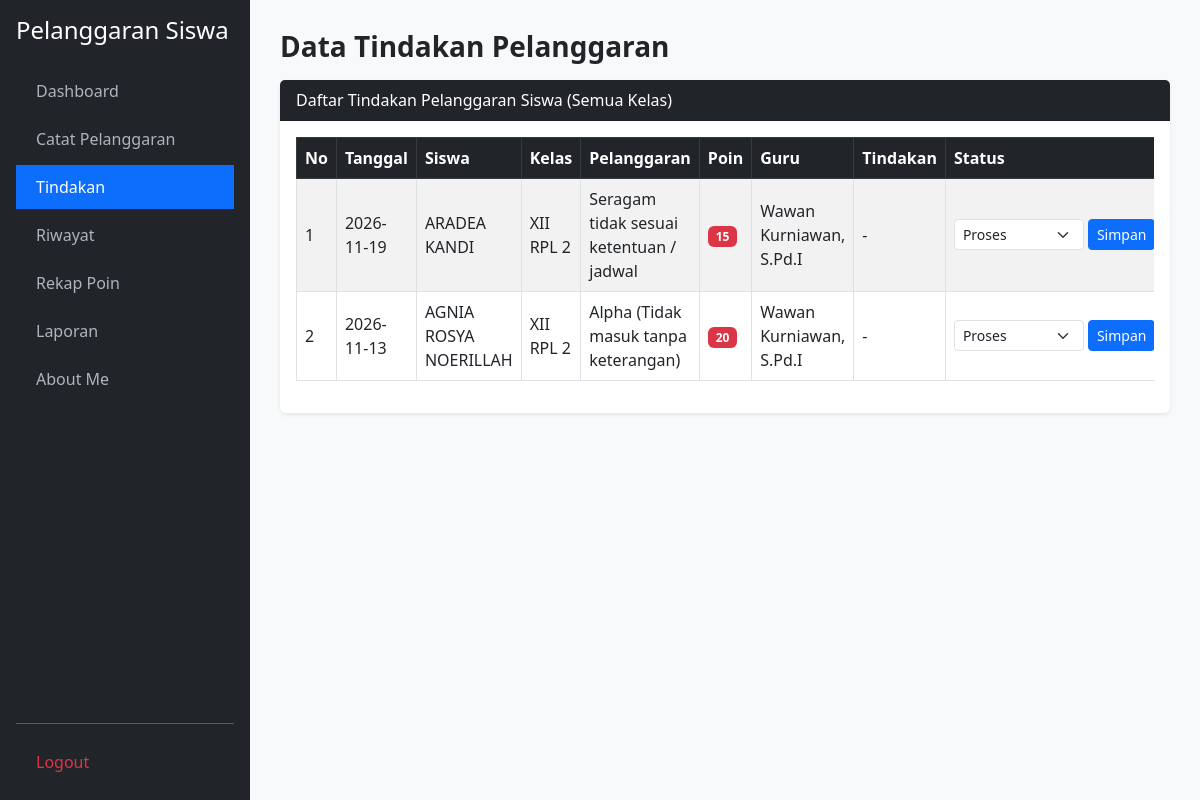
The app's page /tindakan.php (signed in), older data.
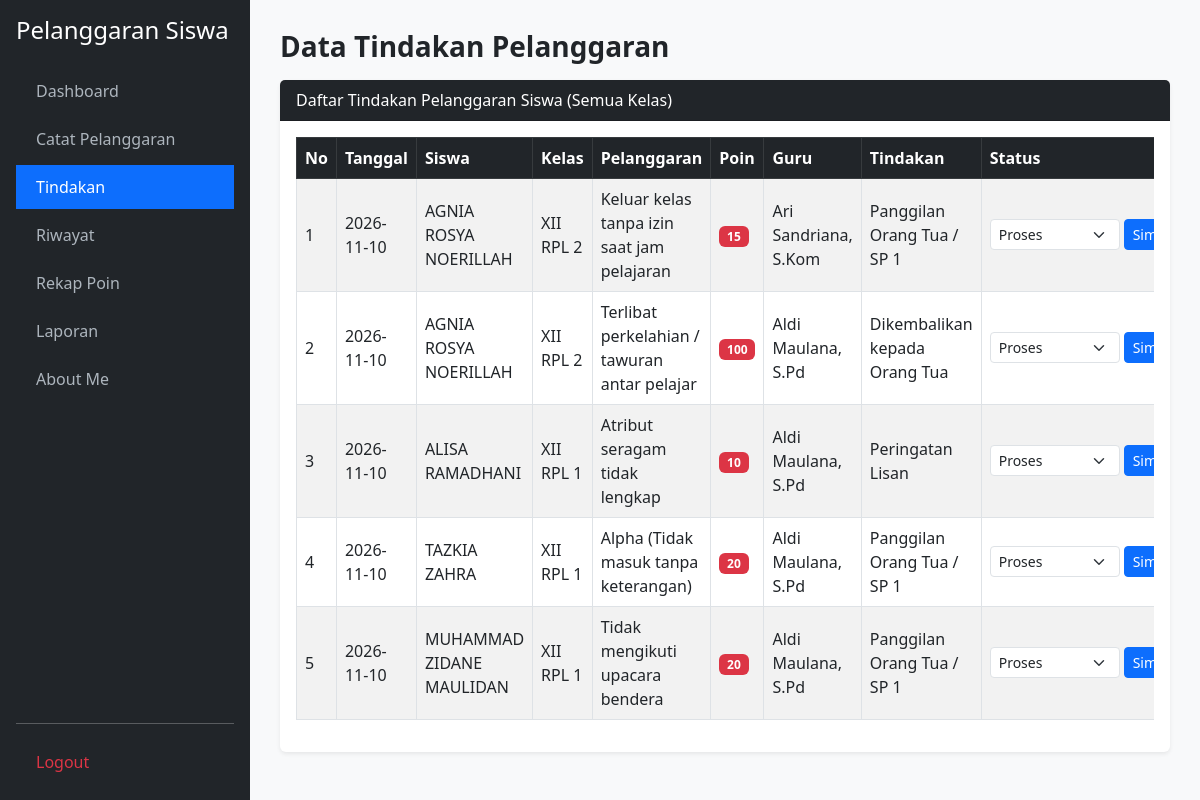
The same page, newer data.
### tables this page shows
CREATE TABLE `t_pelanggaran_siswa` (
  `id` int(11) NOT NULL,
  `tahun_ajaran_id` int(11) NOT NULL,
  `siswa_id` int(11) NOT NULL,
  `nama_siswa` varchar(150) DEFAULT NULL,
  `kelas_id` int(11) NOT NULL,
  `nama_kelas` varchar(100) DEFAULT NULL,
  `pelanggaran_id` int(11) NOT NULL,
  `nama_pelanggaran` varchar(150) DEFAULT NULL,
  `pelanggaran_kategori_id` int(11) NOT NULL,
  `guru_id` int(11) NOT NULL,
  `nama_guru` varchar(150) DEFAULT NULL,
  `tanggal` date NOT NULL,
  `keterangan` text DEFAULT NULL,
  `poin` int(11) DEFAULT NULL,
  `tindakan` text DEFAULT NULL,
  `status` varchar(30) DEFAULT NULL,
  `created_at` timestamp NULL DEFAULT NULL,
  `updated_at` timestamp NULL DEFAULT NULL
);

CREATE TABLE `t_siswa` (
  `id` int(11) NOT NULL,
  `nis` varchar(30) NOT NULL,
  `nisn` varchar(20) DEFAULT NULL,
  `nama` varchar(150) NOT NULL,
  `jenis_kelamin` char(1) DEFAULT NULL,
  `tanggal_lahir` date DEFAULT NULL,
  `alamat` text DEFAULT NULL,
  `status_aktif` tinyint(1) DEFAULT 1,
  `created_at` timestamp NULL DEFAULT NULL,
  `updated_at` timestamp NULL DEFAULT NULL
);

CREATE TABLE `t_kelas` (
  `id` int(11) NOT NULL,
  `nama` varchar(100) NOT NULL,
  `tingkat` varchar(20) DEFAULT NULL,
  `jurusan` varchar(100) DEFAULT NULL,
  `status_aktif` tinyint(1) DEFAULT 1,
  `created_at` timestamp NULL DEFAULT NULL,
  `updated_at` timestamp NULL DEFAULT NULL
);

CREATE TABLE `t_pelanggaran` (
  `id` int(11) NOT NULL,
  `pelanggaran_kategori_id` int(11) NOT NULL,
  `kode` varchar(30) NOT NULL,
  `nama` varchar(150) NOT NULL,
  `poin` int(11) DEFAULT NULL,
  `deskripsi` text DEFAULT NULL,
  `status_aktif` tinyint(1) DEFAULT 1,
  `created_at` timestamp NULL DEFAULT NULL,
  `updated_at` timestamp NULL DEFAULT NULL
);

CREATE TABLE `t_guru` (
  `id` int(11) NOT NULL,
  `nip` varchar(30) DEFAULT NULL,
  `nama` varchar(150) NOT NULL,
  `email` varchar(150) DEFAULT NULL,
  `status_aktif` tinyint(1) DEFAULT 1,
  `user_id` int(11) DEFAULT NULL,
  `created_at` timestamp NULL DEFAULT NULL,
  `updated_at` timestamp NULL DEFAULT NULL
);

### tindakan.php (the view, shortened to what this page needs)
<?php
require_once 'koneksi.php';
$sql = "SELECT ps.*, s.nama AS nama_siswa, k.nama AS nama_kelas, p.nama AS nama_pelanggaran, g.nama AS nama_guru
        FROM t_pelanggaran_siswa ps
        LEFT JOIN t_siswa s ON ps.siswa_id = s.id
        LEFT JOIN t_kelas k ON ps.kelas_id = k.id
        LEFT JOIN t_pelanggaran p ON ps.pelanggaran_id = p.id
        LEFT JOIN t_guru g ON ps.guru_id = g.id
        WHERE ps.status != 'Selesai'
        ORDER BY ps.tanggal DESC, ps.id DESC";
$data = mysqli_query($koneksi, $sql);
?>
<!DOCTYPE html>
<html lang="id">
<head>
    <link href="https://cdn.jsdelivr.net/npm/bootstrap@5.3.0/dist/css/bootstrap.min.css" rel="stylesheet">
    <link href="https://cdn.datatables.net/2.3.4/css/dataTables.bootstrap5.min.css" rel="stylesheet">
</head>
<body>
<div class="sidebar d-flex flex-column p-3">
    <h4 class="text-white mb-4">Pelanggaran Siswa</h4>
    <ul class="nav nav-pills flex-column mb-auto">
        <li class="nav-item mb-1"><a href="dashboard.php">Dashboard</a></li>
        <li class="nav-item mb-1"><a href="catat_pelanggaran.php">Catat Pelanggaran</a></li>
        <li class="nav-item mb-1"><a href="tindakan.php" class="active">Tindakan</a></li>
        <li class="nav-item mb-1"><a href="riwayat.php">Riwayat</a></li>
        <li class="nav-item mb-1"><a href="rekap_poin.php">Rekap Poin</a></li>
        <li class="nav-item mb-1"><a href="laporan.php">Laporan</a></li>
        <li class="nav-item mb-1"><a href="about_me.php">About Me</a></li>
    </ul>
    <hr><a href="logout.php" class="text-danger">Logout</a>
</div>
<div class="main">
    <h3 class="fw-bold mb-3">Data Tindakan Pelanggaran</h3>
    <div class="card border-0 shadow-sm">
        <div class="card-header bg-dark text-white">Daftar Tindakan Pelanggaran Siswa (Semua Kelas)</div>
        <div class="card-body">
            <div class="table-responsive">
                <table id="tabelTindakan" class="table table-bordered table-striped align-middle w-100">
                    <thead class="table-dark">
                        <tr>
                            <th>No</th>
                            <th>Tanggal</th>
                            <th>Siswa</th>
                            <th>Kelas</th>
                            <th>Pelanggaran</th>
                            <th>Poin</th>
                            <th>Guru</th>
                            <th>Tindakan</th>
                            <th>Status</th>
                        </tr>
                    </thead>
                    <tbody>
                        <?php $no = 1; while ($row = mysqli_fetch_assoc($data)): ?>
                        <tr>
                            <td><?= $no++; ?></td>
                            <td><?= htmlspecialchars($row['tanggal'] ?? ''); ?></td>
                            <td><?= htmlspecialchars($row['nama_siswa'] ?? '-'); ?></td>
                            <td><?= htmlspecialchars($row['nama_kelas'] ?? '-'); ?></td>
                            <td><?= htmlspecialchars($row['nama_pelanggaran'] ?? '-'); ?></td>
                            <td><span class="badge bg-danger"><?= (int)($row['poin'] ?? 0); ?></span></td>
                            <td><?= htmlspecialchars($row['nama_guru'] ?? '-'); ?></td>
                            <td><?= htmlspecialchars($row['tindakan'] ?? '-'); ?></td>
                            <td>
                                <form method="POST" class="d-flex gap-1 align-items-center">
                                    <select name="status" class="form-select form-select-sm" style="width: 130px;">
                                        <option value="Proses" <?= ($row['status'] === 'Proses' || $row['status'] === 'Pending') ? 'selected' : ''; ?>>Proses</option>
                                    </select>
                                    <button type="submit" name="update_status" class="btn btn-sm btn-primary">Simpan</button>
                                </form>
                            </td>
                        </tr>
                        <?php endwhile; ?>
                    </tbody>
                </table>
            </div>
        </div>
    </div>
</div>
</body>
</html>

Row changes from the older to the newer data that the page shows:
no longer on this page (row edited): t_pelanggaran_siswa: tanggal "2026-11-19", siswa.nama "ARADEA KANDI", kelas.nama "XII RPL 2", pelanggaran.nama "Seragam tidak sesuai ketentuan / jadwal", poin "15", guru.nama "Wawan Kurniawan, S.Pd.I", tindakan "-", status "Proses"
no longer on this page (row edited): t_pelanggaran_siswa: tanggal "2026-11-13", siswa.nama "AGNIA ROSYA NOERILLAH", kelas.nama "XII RPL 2", pelanggaran.nama "Alpha (Tidak masuk tanpa keterangan)", poin "20", guru.nama "Wawan Kurniawan, S.Pd.I", tindakan "-", status "Proses"
added t_pelanggaran_siswa: tanggal "2026-11-10", siswa.nama "AGNIA ROSYA NOERILLAH", kelas.nama "XII RPL 2", pelanggaran.nama "Keluar kelas tanpa izin saat jam pelajaran", poin "15", guru.nama "Ari Sandriana, S.Kom", tindakan "Panggilan Orang Tua / SP 1", status "Proses"
added t_pelanggaran_siswa: tanggal "2026-11-10", siswa.nama "AGNIA ROSYA NOERILLAH", kelas.nama "XII RPL 2", pelanggaran.nama "Terlibat perkelahian / tawuran antar pelajar", poin "100", guru.nama "Aldi Maulana, S.Pd", tindakan "Dikembalikan kepada Orang Tua", status "Proses"
added t_pelanggaran_siswa: tanggal "2026-11-10", siswa.nama "ALISA RAMADHANI", kelas.nama "XII RPL 1", pelanggaran.nama "Atribut seragam tidak lengkap", poin "10", guru.nama "Aldi Maulana, S.Pd", tindakan "Peringatan Lisan", status "Proses"
added t_pelanggaran_siswa: tanggal "2026-11-10", siswa.nama "TAZKIA ZAHRA", kelas.nama "XII RPL 1", pelanggaran.nama "Alpha (Tidak masuk tanpa keterangan)", poin "20", guru.nama "Aldi Maulana, S.Pd", tindakan "Panggilan Orang Tua / SP 1", status "Proses"
added t_pelanggaran_siswa: tanggal "2026-11-10", siswa.nama "MUHAMMAD ZIDANE MAULIDAN", kelas.nama "XII RPL 1", pelanggaran.nama "Tidak mengikuti upacara bendera", poin "20", guru.nama "Aldi Maulana, S.Pd", tindakan "Panggilan Orang Tua / SP 1", status "Proses"
